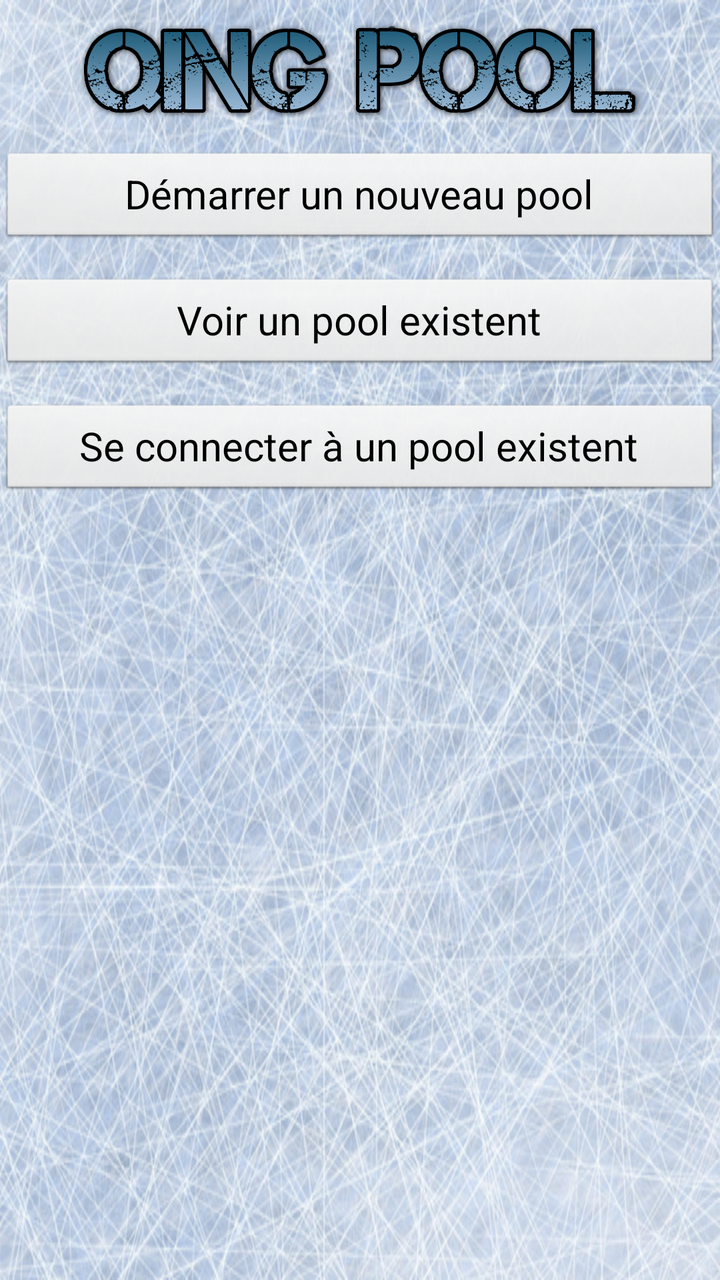
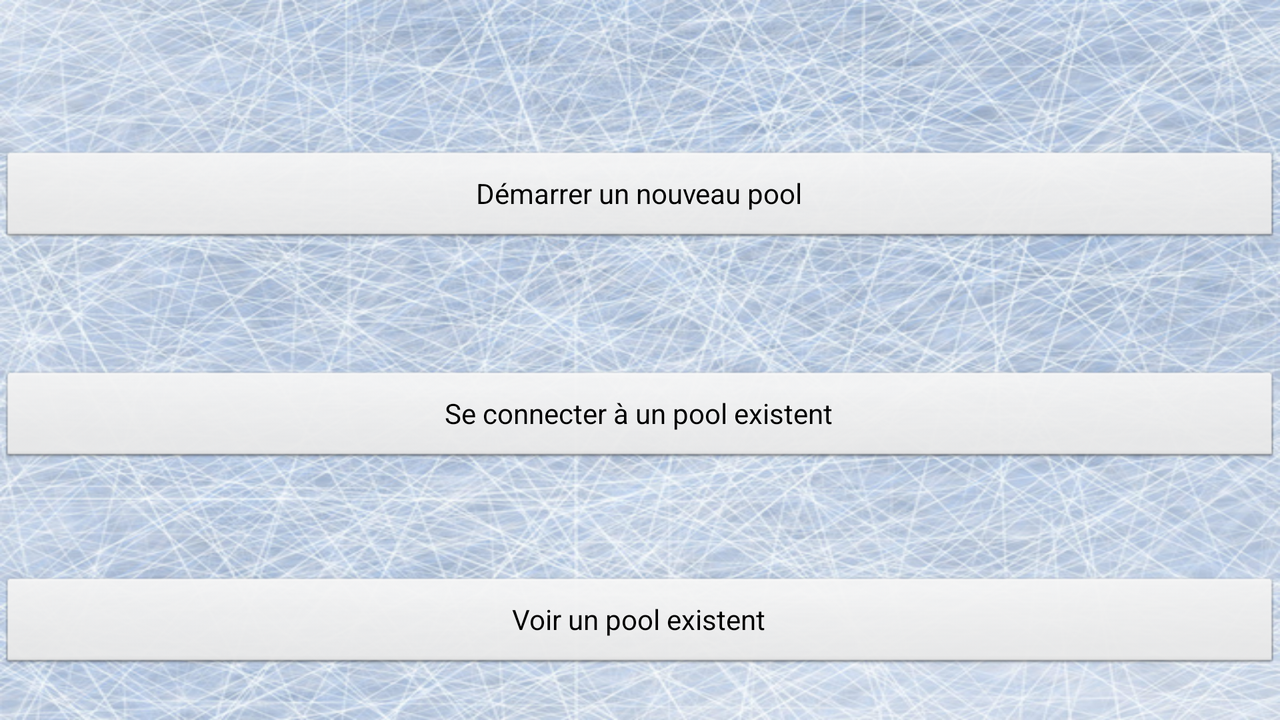

First picture: res/layout/ on a phone held upright. Second picture: the repository's own variant of that layout, on a device whose configuration matches the variant's folder. Source for both follows.
<!-- AndroidManifest.xml: application theme AppTheme -->
<!-- res/layout/pageprincipale.xml -->
<?xml version="1.0" encoding="utf-8"?>
<ScrollView xmlns:android="http://schemas.android.com/apk/res/android"
    android:layout_width="fill_parent"
    android:layout_height="fill_parent"
    android:background="@drawable/background">

<LinearLayout
	    android:layout_width="fill_parent"
	    android:layout_height="wrap_content"
	    android:orientation="vertical" >
	    <ImageView
		     android:id="@+id/imageView1"
		     android:layout_width="fill_parent"
		     android:layout_height="wrap_content"
		     android:src="@drawable/titre"
	    	 android:contentDescription="@string/app_name" 
	    	 android:layout_marginBottom="15dp"
		     android:layout_marginTop="10dp"/>  
	      
    <Button
        android:id="@+id/btnStartPool"
        android:layout_width="match_parent"
        android:layout_height="wrap_content"        
        android:text="@string/btnStartPool"
        android:layout_marginBottom="15dp"
        android:textSize="20sp" />

    <Button
        android:id="@+id/btnViewPool"
        android:layout_width="match_parent"
        android:layout_height="wrap_content"         
        android:text="@string/btnViewPool"
        android:layout_marginBottom="15dp"
        android:textSize="20sp" />

    <Button
        android:id="@+id/btnConnPool"
        android:layout_width="match_parent"
        android:layout_height="wrap_content"         
        android:text="@string/btnConnPool"
        android:layout_marginBottom="15dp"
        android:textSize="20sp" />
</LinearLayout>
</ScrollView>
<!-- resources referenced by this layout -->
<resources>
  <!-- drawable background: png bitmap (drawable-mdpi, 721724 bytes) -->
  <!-- drawable titre: png bitmap (drawable-hdpi, 45999 bytes) -->
  <string name="app_name">Qing Pool</string>
  <string name="btnConnPool">Se connecter à un pool existent</string>
  <string name="btnStartPool">Démarrer un nouveau pool</string>
  <string name="btnViewPool">Voir un pool existent</string>
  <style name="AppTheme" parent="AppBaseTheme">
          
      </style>
  <style name="AppBaseTheme" parent="android:Theme">
          
      </style>
</resources>
<!-- res/layout-land/pageprincipale.xml (the repository's variant of the layout above) -->
<!-- drawn on the phone turned sideways -->
<?xml version="1.0" encoding="utf-8"?>
<RelativeLayout android:id="@+id/RelativeLayout01" 
    android:layout_width="fill_parent" 
    android:layout_height="fill_parent"
    xmlns:android="http://schemas.android.com/apk/res/android"
    android:background="@drawable/background">

    <Button
        android:id="@+id/btnStartPool"
        android:layout_width="wrap_content"
        android:layout_height="wrap_content"
        android:layout_alignParentLeft="true"
        android:layout_alignParentRight="true"
        android:layout_alignParentTop="true"
        android:layout_marginTop="75dp"
        android:text="@string/btnStartPool" />

    <Button
        android:id="@+id/btnViewPool"
        android:layout_width="wrap_content"
        android:layout_height="wrap_content"
        android:layout_alignParentLeft="true"
        android:layout_alignParentRight="true"
        android:layout_below="@+id/btnConnPool"
        android:layout_marginTop="55dp"
        android:text="@string/btnViewPool" />

    <Button
        android:id="@+id/btnConnPool"
        android:layout_width="wrap_content"
        android:layout_height="wrap_content"
        android:layout_alignParentLeft="true"
        android:layout_alignParentRight="true"
        android:layout_below="@+id/btnStartPool"
        android:layout_marginTop="62dp"
        android:text="@string/btnConnPool" />

</RelativeLayout>
<!-- resources referenced by the variant -->
<!-- as the phone turned sideways resolves them -->
<resources>
  <!-- drawable background: png bitmap (drawable-mdpi, 721724 bytes) -->
  <string name="btnConnPool">Se connecter à un pool existent</string>
  <string name="btnStartPool">Démarrer un nouveau pool</string>
  <string name="btnViewPool">Voir un pool existent</string>
  <style name="AppTheme" parent="AppBaseTheme">
          
      </style>
  <style name="AppBaseTheme" parent="android:Theme">
          
      </style>
</resources>
